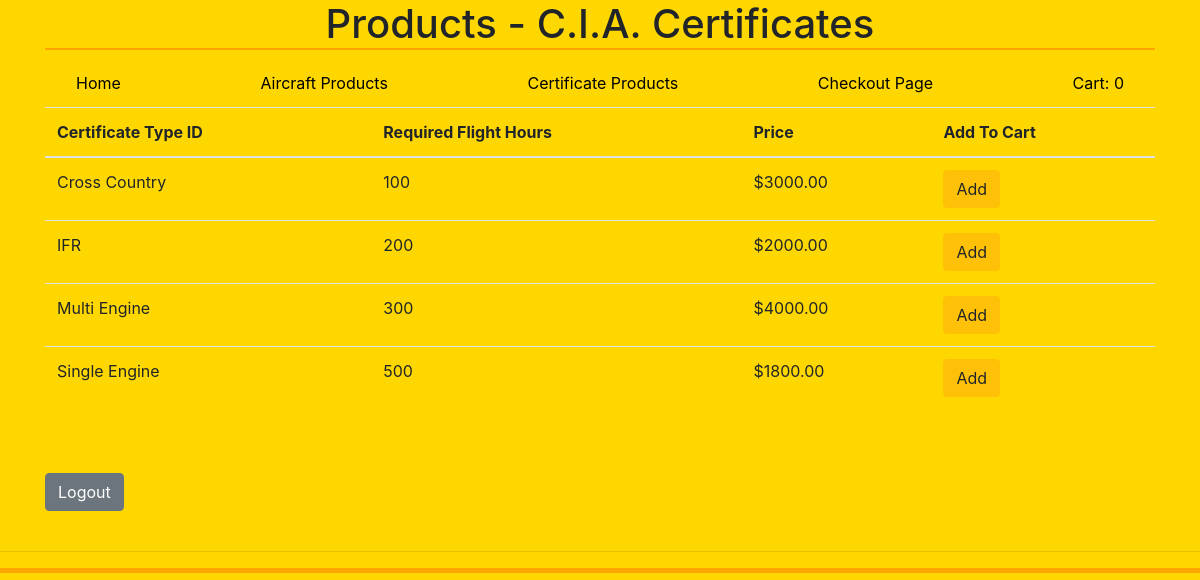
The page /finalProject/customer/certificates.php (signed in) on the database its author committed.
### tables this page shows
CREATE TABLE `certificates` (
  `cert_type` char(35) NOT NULL,
  `required_flight_hours` int(10) DEFAULT NULL,
  `price` decimal(9,2) DEFAULT '0.00'
);

### finalProject/customer/certificates.php (the view, shortened to what this page needs)
<?php
$conn = getDatabaseConnection("channel_islands");
    function displayAllCertificates()
    {
        global $conn;
        $sql="SELECT * FROM certificates";
        $statement = $conn->prepare($sql);
        $statement->execute();
        $records = $statement->fetchAll(PDO::FETCH_ASSOC);
        return $records;
    }
        function displayCartCount()
    {
        echo count($_SESSION['cart']);
    }
?>
<!DOCTYPE html>
<html>
    <head>
        <link rel="stylesheet" href="../css/styles.css" type="text/css" />
        <link href="https://stackpath.bootstrapcdn.com/bootstrap/4.1.2/css/bootstrap.min.css" rel="stylesheet">
    </head>
    <body style = 'background-color:gold;'>
        <div class="container">
            <h1>Products - C.I.A. Certificates</h1>
            <nav class='navbar navbar-default - navbar-fixed-top'>
                <div class='container-fluid'>
                    <a style='color:black' href='mainpage.php'>Home</a>
                    <a style='color:black' href='aircraft.php'> Aircraft Products </a>
                    <a style='color:black' href='certificates.php'> Certificate Products </a>
                    <a style='color:black' href = 'checkout.php'> Checkout Page</a>
                    <a style='color:black' href='cart.php'>
                     Cart: <?php displayCartCount(); ?> </a>
                </div>
            </nav>
            <?php
                $records = displayAllCertificates();
                echo "<table class='table table-hover'>";
                echo "<thead>
                        <tr>
                            <th scope='col'>Certificate Type ID</th>
                            <th scope='col'>Required Flight Hours</th>
                            <th scope='col'>Price</th>
                            <th scope='col'>Add To Cart</th>
                        </tr>
                     </thead>";
                echo"<tbody>";
                foreach($records as $record)
                {
                    $price = $record['price'];
                    echo "<tr>";
                    echo "<td>" . $record['cert_type'] . "</td>";
                    echo "<td>" . $record['required_flight_hours'] . "</td>";
                    echo "<td>" . '$' .$record['price'] . "</td>";
                    echo "<form method ='post'>";
                    if ($_POST['price'] == $price)
                    {
                        echo "<td><button class='btn btn-success'>Added To Cart</button></td>";
                    }
                    else
                    {
                        echo "<td><button class='btn btn-warning'>Add</button></td>";
                    }
                    echo "</tr>";
                }
                echo "</tbody>";
                echo "</table>";
            ?>
                <br><br>
            <form action="../logout.php">
                <input type="submit" class = 'btn btn-secondary' id = "beginning" value="Logout"/>
            </form>
            </div>
            <br>
        <hr>
    </body>
</html>

### finalProject/css/styles.css (style rules this page uses)
h1 { color:white; text-align: center; border-bottom: 2px orange solid; }
body { background-color:gold; color:white; background-repeat: no-repeat; background-size: 100% 100%; text-align: center; border-bottom: 5px orange solid; }

### rows shown on the page
certificates: cert_type "Cross Country", required_flight_hours "100", price "3000.00", shows "Add"
certificates: cert_type "IFR", required_flight_hours "200", price "2000.00", shows "Add"
certificates: cert_type "Multi Engine", required_flight_hours "300", price "4000.00", shows "Add"
certificates: cert_type "Single Engine", required_flight_hours "500", price "1800.00", shows "Add"

### other values the page prints
count($_SESSION['cart']) "0"
